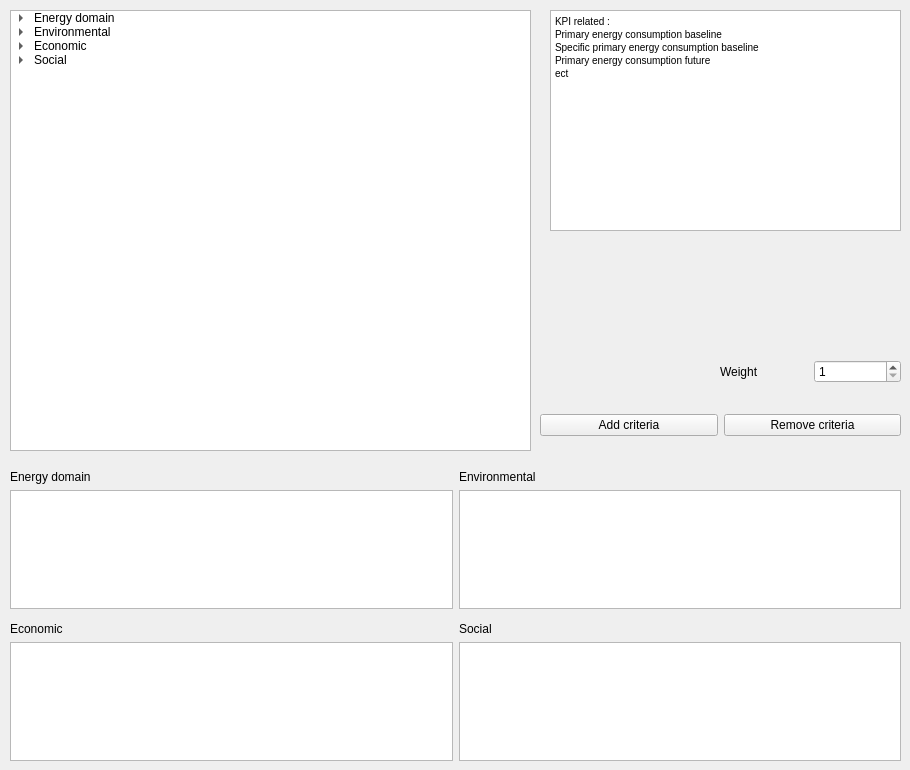
      <widget class="QWidget" name="tab_7">
       <attribute name="title">
        <string>Planning criteria selected</string>
       </attribute>
       <widget class="QTreeWidget" name="tree_planning">
        <property name="geometry">
         <rect>
          <x>10</x>
          <y>10</y>
          <width>521</width>
          <height>441</height>
         </rect>
        </property>
        <property name="acceptDrops">
         <bool>false</bool>
        </property>
        <property name="autoFillBackground">
         <bool>true</bool>
        </property>
        <property name="alternatingRowColors">
         <bool>false</bool>
        </property>
        <property name="uniformRowHeights">
         <bool>false</bool>
        </property>
        <property name="animated">
         <bool>false</bool>
        </property>
        <property name="allColumnsShowFocus">
         <bool>false</bool>
        </property>
        <property name="wordWrap">
         <bool>false</bool>
        </property>
        <property name="headerHidden">
         <bool>true</bool>
        </property>
        <property name="expandsOnDoubleClick">
         <bool>true</bool>
        </property>
        <attribute name="headerVisible">
         <bool>false</bool>
        </attribute>
        <attribute name="headerCascadingSectionResizes">
         <bool>false</bool>
        </attribute>
        <attribute name="headerHighlightSections">
         <bool>false</bool>
        </attribute>
        <attribute name="headerShowSortIndicator" stdset="0">
         <bool>false</bool>
        </attribute>
        <column>
         <property name="text">
          <string/>
         </property>
        </column>
        <item>
         <property name="text">
          <string>Energy domain</string>
         </property>
         <property name="whatsThis">
          <string/>
         </property>
         <item>
          <property name="text">
           <string>EN1: Reduction of primary energy consumption</string>
          </property>
         </item>
         <item>
          <property name="text">
           <string>EN3: Reduction of useful energy demand</string>
          </property>
         </item>
         <item>
          <property name="text">
           <string>EN4: Increase share of renewable energy sources</string>
          </property>
         </item>
         <item>
          <property name="text">
           <string>EN5: Increase utilization of energy from waste heat sources</string>
          </property>
         </item>
         <item>
          <property name="text">
           <string>EN6: Reduction of energy consumption from conventional fuels</string>
          </property>
         </item>
         <item>
          <property name="text">
           <string>EN7: Reduction of energy consumption  from Imported Sources</string>
          </property>
         </item>
         <item>
          <property name="text">
           <string>EN8: DHCN penetration</string>
          </property>
         </item>
         <item>
          <property name="text">
           <string>EN9: Cooling penetration</string>
          </property>
         </item>
         <item>
          <property name="text">
           <string>EN10: electrical transport penetration</string>
          </property>
         </item>
         <item>
          <property name="text">
           <string>EN11: Solar thermal penetration</string>
          </property>
         </item>
         <item>
          <property name="text">
           <string>EN12: Use of local sources</string>
          </property>
         </item>
         <item>
          <property name="text">
           <string>EN13:  DHCN thermal losses reduction</string>
          </property>
         </item>
         <item>
          <property name="text">
           <string>EN14 DHCN heating density reduction</string>
          </property>
         </item>
         <item>
          <property name="text">
           <string>EN15: Operating hours increase</string>
          </property>
         </item>
        </item>
        <item>
         <property name="text">
          <string>Environmental</string>
         </property>
         <item>
          <property name="text">
           <string>ENV1: CO2 reduction</string>
          </property>
         </item>
         <item>
          <property name="text">
           <string>ENV2: Pollutants emission reduction</string>
          </property>
         </item>
         <item>
          <property name="text">
           <string>ENV3: Noise pollution reduction</string>
          </property>
         </item>
        </item>
        <item>
         <property name="text">
          <string>Economic</string>
         </property>
         <item>
          <property name="text">
           <string>ECO1: Creation of economically feasible H&amp;C scenarios</string>
          </property>
         </item>
         <item>
          <property name="text">
           <string>ECO2: Operational costs reduction</string>
          </property>
         </item>
         <item>
          <property name="text">
           <string>ECO3: Levelised cost of heat</string>
          </property>
         </item>
         <item>
          <property name="text">
           <string>ECO4: CO2 reduction cost</string>
          </property>
         </item>
        </item>
        <item>
         <property name="text">
          <string>Social</string>
         </property>
         <item>
          <property name="text">
           <string>SO1: Energy poverty reduction</string>
          </property>
         </item>
         <item>
          <property name="text">
           <string>SO2: Job increase</string>
          </property>
         </item>
         <item>
          <property name="text">
           <string>SO3: Security of supply increase</string>
          </property>
         </item>
        </item>
       </widget>
       <widget class="QTextEdit" name="helpText">
        <property name="geometry">
         <rect>
          <x>550</x>
          <y>10</y>
          <width>351</width>
          <height>221</height>
         </rect>
        </property>
        <property name="html">
         <string>&lt;!DOCTYPE HTML PUBLIC &quot;-//W3C//DTD HTML 4.0//EN&quot; &quot;http://www.w3.org/TR/REC-html40/strict.dtd&quot;&gt;
&lt;html&gt;&lt;head&gt;&lt;meta name=&quot;qrichtext&quot; content=&quot;1&quot; /&gt;&lt;style type=&quot;text/css&quot;&gt;
p, li { white-space: pre-wrap; }
&lt;/style&gt;&lt;/head&gt;&lt;body style=&quot; font-family:'MS Shell Dlg 2'; font-size:7.8pt; font-weight:400; font-style:normal;&quot;&gt;
&lt;p style=&quot; margin-top:0px; margin-bottom:0px; margin-left:0px; margin-right:0px; -qt-block-indent:0; text-indent:0px;&quot;&gt;KPI related : &lt;/p&gt;
&lt;p style=&quot; margin-top:0px; margin-bottom:0px; margin-left:0px; margin-right:0px; -qt-block-indent:0; text-indent:0px;&quot;&gt;Primary energy consumption baseline&lt;/p&gt;
&lt;p style=&quot; margin-top:0px; margin-bottom:0px; margin-left:0px; margin-right:0px; -qt-block-indent:0; text-indent:0px;&quot;&gt;Specific primary energy consumption baseline&lt;/p&gt;
&lt;p style=&quot; margin-top:0px; margin-bottom:0px; margin-left:0px; margin-right:0px; -qt-block-indent:0; text-indent:0px;&quot;&gt;Primary energy consumption future&lt;/p&gt;
&lt;p style=&quot; margin-top:0px; margin-bottom:0px; margin-left:0px; margin-right:0px; -qt-block-indent:0; text-indent:0px;&quot;&gt;ect&lt;/p&gt;&lt;/body&gt;&lt;/html&gt;</string>
        </property>
       </widget>
       <widget class="QWidget" name="horizontalLayoutWidget_4">
        <property name="geometry">
         <rect>
          <x>540</x>
          <y>400</y>
          <width>361</width>
          <height>51</height>
         </rect>
        </property>
        <layout class="QGridLayout" name="gridLayout_3">
         <item row="0" column="0">
          <widget class="QPushButton" name="add_criteria">
           <property name="toolTip">
            <string notr="true">&lt;html&gt;&lt;head/&gt;&lt;body&gt;&lt;p&gt;Add the selected planning criterion. Criteria helps you to focus and optimize the future scenario depending on your goals.&lt;/p&gt;&lt;/body&gt;&lt;/html&gt;</string>
           </property>
           <property name="toolTipDuration">
            <number>15000</number>
           </property>
           <property name="text">
            <string>Add criteria</string>
           </property>
          </widget>
         </item>
         <item row="0" column="1">
          <widget class="QPushButton" name="remove_criteria">
           <property name="toolTip">
            <string notr="true">&lt;html&gt;&lt;head/&gt;&lt;body&gt;&lt;p&gt;Remove the selected planning criterion.&lt;/p&gt;&lt;/body&gt;&lt;/html&gt;</string>
           </property>
           <property name="toolTipDuration">
            <number>4000</number>
           </property>
           <property name="text">
            <string>Remove criteria</string>
           </property>
          </widget>
         </item>
        </layout>
       </widget>
       <widget class="QWidget" name="horizontalLayoutWidget_3">
        <property name="geometry">
         <rect>
          <x>10</x>
          <y>470</y>
          <width>891</width>
          <height>291</height>
         </rect>
        </property>
        <layout class="QGridLayout" name="gridLayout_2">
         <item row="1" column="1">
          <widget class="QListWidget" name="environmental_criteria"/>
         </item>
         <item row="4" column="1">
          <widget class="QListWidget" name="social_criteria"/>
         </item>
         <item row="1" column="0">
          <widget class="QListWidget" name="energy_criteria"/>
         </item>
         <item row="4" column="0">
          <widget class="QListWidget" name="economic_criteria"/>
         </item>
         <item row="0" column="1">
          <widget class="QLabel" name="environmental_criteria_label">
           <property name="text">
            <string>Environmental</string>
           </property>
          </widget>
         </item>
         <item row="3" column="1">
          <widget class="QLabel" name="social_criteria_label">
           <property name="text">
            <string>Social</string>
           </property>
          </widget>
         </item>
         <item row="0" column="0">
          <widget class="QLabel" name="energy_criteria_label">
           <property name="text">
            <string>Energy domain</string>
           </property>
          </widget>
         </item>
         <item row="3" column="0">
          <widget class="QLabel" name="economic_criteria_label">
           <property name="text">
            <string>Economic</string>
           </property>
          </widget>
         </item>
         <item row="2" column="1">
          <spacer name="verticalSpacer">
           <property name="orientation">
            <enum>Qt::Vertical</enum>
           </property>
           <property name="sizeHint" stdset="0">
            <size>
             <width>20</width>
             <height>80</height>
            </size>
           </property>
          </spacer>
         </item>
        </layout>
       </widget>
       <widget class="QWidget" name="layoutWidget">
        <property name="geometry">
         <rect>
          <x>720</x>
          <y>360</y>
          <width>181</width>
          <height>24</height>
         </rect>
        </property>
        <layout class="QGridLayout" name="gridLayout_4">
         <item row="0" column="0">
          <widget class="QLabel" name="label_3">
           <property name="toolTip">
            <string notr="true">&lt;html&gt;&lt;head/&gt;&lt;body&gt;&lt;p&gt;Choose the weight of a planning criterion before adding it to your watch list. This number is an indicator of how relevant the criterion will be in the choise of the future scenario energy source definition.&lt;/p&gt;&lt;/body&gt;&lt;/html&gt;</string>
           </property>
           <property name="toolTipDuration">
            <number>15000</number>
           </property>
           <property name="text">
            <string>Weight</string>
           </property>
          </widget>
         </item>
         <item row="0" column="1">
          <widget class="QSpinBox" name="weight_plan">
           <property name="toolTip">
            <string notr="true">&lt;html&gt;&lt;head/&gt;&lt;body&gt;&lt;p&gt;Min: 1, Max: 10&lt;/p&gt;&lt;/body&gt;&lt;/html&gt;</string>
           </property>
           <property name="toolTipDuration">
            <number>4000</number>
           </property>
           <property name="minimum">
            <number>1</number>
           </property>
           <property name="maximum">
            <number>10</number>
           </property>
          </widget>
         </item>
        </layout>
       </widget>
      </widget>
